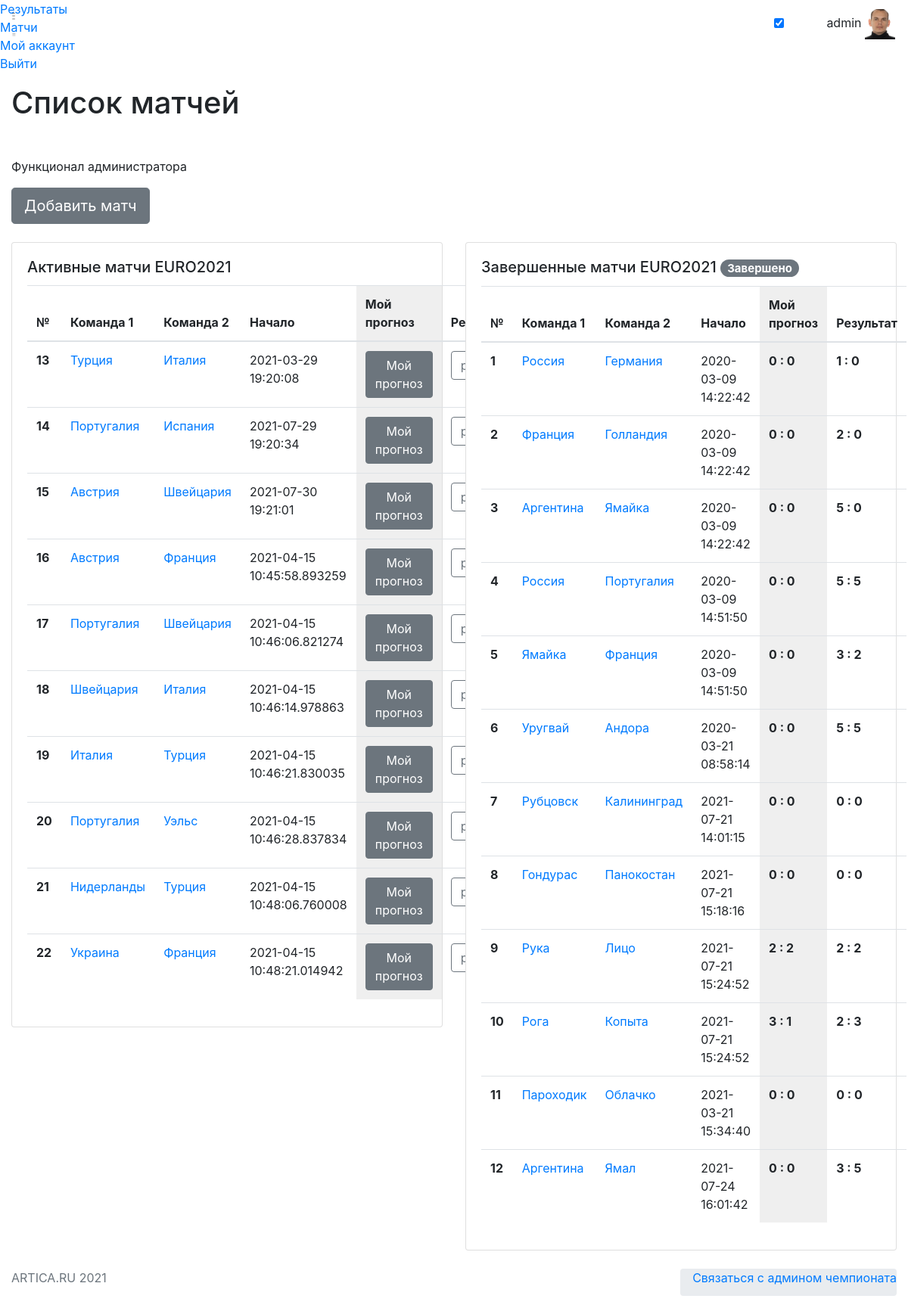
/matchs (signed in), run on the app's committed database.
### app/models.py (models this page shows, shortened)
class User(UserMixin, db.Model):
    id = db.Column(db.Integer, primary_key=True)
    username = db.Column(db.String(64), index=True, unique=True)
    email = db.Column(db.String(120), index=True, unique=True)
    password_hash = db.Column(db.String(128))
    pred = db.relationship('Bets', backref='author', lazy='dynamic')
    avatar = db.Column(db.String(128))
    about_me = db.Column(db.String(140))
    fio = db.Column(db.String(140))

class Match(db.Model):
    id = db.Column(db.Integer, primary_key=True)
    team1 = db.Column(db.String(64))
    team2 = db.Column(db.String(64))
    t1_res =  db.Column(db.Integer)
    t2_res = db.Column(db.Integer)
    timestamp = db.Column(db.DateTime, index=True, default=datetime.utcnow)
    completed = db.Column(db.Boolean, default=False)

class Bets(db.Model):
    id = db.Column(db.Integer, primary_key=True)
    match_id = db.Column(db.String(140), db.ForeignKey('match.id'))
    user_id = db.Column(db.Integer, db.ForeignKey('user.id'))
    t1_pre = db.Column(db.Integer, default=0)
    t2_pre = db.Column(db.Integer, default=0)
    comment = db.Column(db.String(140))
    timestamp = db.Column(db.DateTime, index=True, default=datetime.utcnow)
    res_scor = db.Column(db.Integer)

### app/routes.py (the view)
@app.route('/matchs', methods=['GET', 'POST'])
@login_required
def matchs():
    matchs = Match.query.all()
    bets = Bets.query.filter_by(user_id=current_user.id).all()
    return render_template('matchs.html', matchs=matchs, bets=bets)

### app/models.py (called while the page is built)
@login.user_loader
def load_user(id):
    return User.query.get(int(id))

### app/templates/matchs.html (shortened to what this page needs)
{% extends  'base.html' %}
{% block activematch %}class="active"{% endblock %}
{% block content_title %}
    Список матчей
{% endblock %}
{% block content%}
    {% if current_user.username == 'admin' %}
    <div>
        <p>Функционал администратора</p>
    <form style="padding-bottom: 20px;" action="{{ url_for('matchadd') }}">
        <button type="submit" class="btn btn-secondary btn-lg mb-1">Добавить матч</button>
    </form>
    </div>
    {% endif %}
    <div class="row">
        <div class="col-lg-6 col-md-6 mb-4">
            <div class="card">
                <div class="card-body">
                    <h5 class="card-title">Активные матчи EURO2021</h5>
                        <table  width="100%" class="table">
                            <thead>
                                <tr>
                                    <th width="5px;" scope="col">№</th>
                                    <th scope="col">Команда 1</th>
                                    <th scope="col">Команда 2</th>
                                    <th scope="col">Начало</th>
                                    <th style="background-color: #efefef;" scope="col">Мой прогноз</th>
                                    {% if current_user.username == 'admin' %}<th scope="col">Ред.</th>
                                    {% endif %}
                                </tr>
                            </thead>
                            <tbody>
                                <tr>
                    {% if current_user.username == 'admin' %}
                                {% for match in matchs %}
                                    {% if match.completed%}
                                    {%else%}
                                        <th scope="row">{{match.id}}</th>
                                        <td><a href="{{ url_for('editmatchs', match_id = match.id) }}">{{match.team1}}</a></td>
                                        <td><a href="{{ url_for('editmatchs', match_id = match.id) }}">{{match.team2}}</a></td>
                                        <td>{{match.timestamp}}</td>
                                        {%for bet in bets if bet.match_id | int == match.id | int %}
                                                <td style="background-color: #efefef;"><b>{{bet.t1_pre}} : {{bet.t2_pre}}</b> <a href="{{ url_for('editbets', match_id = match.id) }}"><span class="btn btn btn-outline-secondary btn-xs">Изменить</span></a></td>
                                        {%else%}
                                                <td style="background-color: #efefef;"><b><a href="{{ url_for('editbets', match_id = match.id) }}"><span class="btn btn btn-secondary btn-xs">Мой прогноз</span></a></td>
                                        {% endfor %}
                                        {% if current_user.username == 'admin' %}<th scope="col"><a href="{{ url_for('editmatchs', match_id = match.id) }}"><span class="btn btn btn-outline-secondary btn-xs">ред.</span></a></th>
                                        {% endif %}
                                        </tr>
                                        {% endif %}
                                        {% endfor %}
                     {% endif %}
                        </tbody>
                    </table>
                </div>
            </div>
        </div>
            <div class="col-lg-6 col-md-6 mb-4">
            <div class="card">
                <div class="card-body">
                    <h5 class="card-title">Завершенные матчи EURO2021
                                    <span class="badge badge-pill badge-secondary">Завершено</span>
                               </h5>
                        <table  width="100%" class="table">
                            <thead>
                                <tr>
                                    <th width="5px;" scope="col">№</th>
                                    <th scope="col">Команда 1</th>
                                    <th scope="col">Команда 2</th>
                                    <th scope="col">Начало</th>
                                    <th style="background-color: #efefef;" scope="col">Мой прогноз</th>
                                    <th scope="col">Результат</th>
                                </tr>
                            </thead>
                            <tbody>
                                <tr>
                    {% if current_user.username == 'admin' %}
                                {% for match in matchs %}
                                    {% if match.completed%}
                                        <th scope="row">{{match.id}}</th>
                                        <td><a href="{{ url_for('editmatchs', match_id = match.id) }}">{{match.team1}}</a></td>
                                        <td><a href="{{ url_for('editmatchs', match_id = match.id) }}">{{match.team2}}</a></td>
                                        <td>{{match.timestamp}}</td>
                                        {%for bet in bets if bet.match_id | int == match.id | int %}
                                                <td style="background-color: #efefef;"><b>{{bet.t1_pre}} : {{bet.t2_pre}}</b></td>
                                        {%else%}
                                                <td style="background-color: #efefef;"><b>0:0 (авто)</b></td>
                                        {% endfor %}
                                        <td><b>{{match.t1_res}} : {{match.t2_res}}</b></td>
                                        </tr>
                                        {% endif %}
                                        {% endfor %}
                     {% endif %}
                        </tbody>
                    </table>
                </div>
            </div>
        </div>
    </div>
{% endblock %}

### app/templates/base.html (shortened to what this page needs)
<!DOCTYPE html>
<html lang="en">
<head>
    <link rel="stylesheet" href="https://starbets.herokuapp.com/static/font/iconsmind-s/css/iconsminds.css" />
    <link rel="stylesheet" href="https://starbets.herokuapp.com/static/font/simple-line-icons/css/simple-line-icons.css" />
    <link rel="stylesheet" href="https://starbets.herokuapp.com/static/css/vendor/bootstrap.min.css" />
    <link rel="stylesheet" href="https://starbets.herokuapp.com/static/css/vendor/bootstrap.rtl.only.min.css" />
    <link rel="stylesheet" href="https://starbets.herokuapp.com/static/css/vendor/fullcalendar.min.css" />
    <link rel="stylesheet" href="https://starbets.herokuapp.com/static/css/vendor/dataTables.bootstrap4.min.css" />
    <link rel="stylesheet" href="https://starbets.herokuapp.com/static/css/vendor/datatables.responsive.bootstrap4.min.css" />
    <link rel="stylesheet" href="https://starbets.herokuapp.com/static/css/vendor/select2.min.css" />
    <link rel="stylesheet" href="https://starbets.herokuapp.com/static/css/vendor/select2-bootstrap.min.css" />
    <link rel="stylesheet" href="https://starbets.herokuapp.com/static/css/vendor/perfect-scrollbar.css" />
    <link rel="stylesheet" href="https://starbets.herokuapp.com/static/css/vendor/glide.core.min.css" />
    <link rel="stylesheet" href="https://starbets.herokuapp.com/static/css/vendor/bootstrap-stars.css" />
    <link rel="stylesheet" href="https://starbets.herokuapp.com/static/css/vendor/nouislider.min.css" />
    <link rel="stylesheet" href="https://starbets.herokuapp.com/static/css/vendor/bootstrap-datepicker3.min.css" />
    <link rel="stylesheet" href="https://starbets.herokuapp.com/static/css/vendor/component-custom-switch.min.css" />
    <link rel="stylesheet" href="https://starbets.herokuapp.com/static/css/main.css" />
</head>
<body id="app-container" class="menu-default show-spinner">
    <nav class="navbar fixed-top">
        <div class="d-flex align-items-center navbar-left">
            <a href="#" class="menu-button d-none d-md-block">
                <svg class="main" xmlns="http://www.w3.org/2000/svg" viewBox="0 0 9 17">
                    <rect x="0.48" y="0.5" width="7" height="1" />
                    <rect x="0.48" y="7.5" width="7" height="1" />
                    <rect x="0.48" y="15.5" width="7" height="1" />
                </svg>
                <svg class="sub" xmlns="http://www.w3.org/2000/svg" viewBox="0 0 18 17">
                    <rect x="1.56" y="0.5" width="16" height="1" />
                    <rect x="1.56" y="7.5" width="16" height="1" />
                    <rect x="1.56" y="15.5" width="16" height="1" />
                </svg>
            </a>
        </div>
        <div class="navbar-right">
            <div class="header-icons d-inline-block align-middle">
                <div class="d-none d-md-inline-block align-text-bottom mr-3">
                    <div class="custom-switch custom-switch-primary-inverse custom-switch-small pl-1"
                         data-toggle="tooltip" data-placement="left" title="Dark Mode">
                        <input class="custom-switch-input" id="switchDark" type="checkbox" checked>
                    </div>
                </div>
                <button class="header-icon btn btn-empty d-none d-sm-inline-block" type="button" id="fullScreenButton">
                </button>
            </div>
               {% if current_user.is_anonymous %}{% else %}
            <div class="user d-inline-block">
                <button class="btn btn-empty p-0" type="button" data-toggle="dropdown" aria-haspopup="true"
                    aria-expanded="false">
                    <span class="name">{{ current_user.username }}</span>
                    <span>
                        <img style="object-fit: cover; width: 40px; height: 40px;" alt="Profile picture" src="{{'static/'+current_user.avatar}}" />
                    </span>
                </button>
            </div>
            {% endif %}
        </div>
    </nav>
    <div class="menu">
        <div class="main-menu">
            <div class="scroll">
                <ul class="list-unstyled">
                    {% if current_user.is_anonymous %}
                    <li>
                        <a href="{{ url_for('login') }}">
                            <i class="simple-icon-login"></i> Войти
                        </a>
                    </li>
                    <li>
                        <a href="{{ url_for('register') }}">
                            <i class="simple-icon-user-follow"></i> Регистрация
                        </a>
                    </li>
                    {% else %}
                   <li  {% block active %}{% endblock %}>
                        <a href="/">
                            <span>Результаты</span>
                        </a>
                    </li>
                    <li {% block activematch %}{% endblock %}>
                        <a href="{{ url_for('matchs') }}">
                             Матчи
                        </a>
                    </li>
                    <li {% block activeacc %}{% endblock %}>
                        <a href="{{ url_for('user', username=current_user.username) }}">
                             Мой аккаунт
                        </a>
                    </li>
                    <li>
                        <a href="{{ url_for('logout') }}">
                             Выйти
                        </a>
                    </li>
                 {% endif %}
                </ul>
            </div>
        </div>
    </div>
    <main>
        <div class="container-fluid">
            <div class="row">
                <div class="col-12">
                    <h1>
                     {% block content_title %}
                     {% endblock %}
                    </h1>
                </div>
            </div>
                {% block content%}
                {% endblock %}
        </div>
    </main>
    <footer class="page-footer">
        <div class="footer-content">
            <div class="container-fluid">
                <div class="row">
                    <div class="col-12 col-sm-6">
                        <p class="mb-0 text-muted">ARTICA.RU 2021</p>
                    </div>
                    <div class="col-sm-6 d-none d-sm-block">
                        <ul class="breadcrumb pt-0 pr-0 float-right">
                            <li class="breadcrumb-item mb-0">
                                <a href="tel:+79132344444" class="btn-link">Связаться с админом чемпионата</a>
                            </li>
                        </ul>
                    </div>
                </div>
            </div>
        </div>
    </footer>
</body>
</html>

### data on the page
User: username "admin", avatar (picture)
Match: id "13", team1 "Турция", team2 "Италия", timestamp "2021-03-29 19:20:08"
Match: id "14", team1 "Португалия", team2 "Испания", timestamp "2021-07-29 19:20:34"
Match: id "15", team1 "Австрия", team2 "Швейцария", timestamp "2021-07-30 19:21:01"
Match: id "16", team1 "Австрия", team2 "Франция", timestamp "2021-04-15 10:45:58.893259"
Match: id "17", team1 "Португалия", team2 "Швейцария", timestamp "2021-04-15 10:46:06.821274"
Match: id "18", team1 "Швейцария", team2 "Италия", timestamp "2021-04-15 10:46:14.978863"
Match: id "19", team1 "Италия", team2 "Турция", timestamp "2021-04-15 10:46:21.830035"
Match: id "20", team1 "Португалия", team2 "Уэльс", timestamp "2021-04-15 10:46:28.837834"
Match: id "21", team1 "Нидерланды", team2 "Турция", timestamp "2021-04-15 10:48:06.760008"
Match: id "22", team1 "Украина", team2 "Франция", timestamp "2021-04-15 10:48:21.014942"
Match: id "1", team1 "Россия", team2 "Германия", timestamp "2020-03-09 14:22:42", t1_res "1", t2_res "0"
Bets: t1_pre "0", t2_pre "0"
Match: id "2", team1 "Франция", team2 "Голландия", timestamp "2020-03-09 14:22:42", t1_res "2", t2_res "0"
Bets: t1_pre "0", t2_pre "0"
Match: id "3", team1 "Аргентина", team2 "Ямайка", timestamp "2020-03-09 14:22:42", t1_res "5", t2_res "0"
Bets: t1_pre "0", t2_pre "0"
Match: id "4", team1 "Россия", team2 "Португалия", timestamp "2020-03-09 14:51:50", t1_res "5", t2_res "5"
Bets: t1_pre "0", t2_pre "0"
Match: id "5", team1 "Ямайка", team2 "Франция", timestamp "2020-03-09 14:51:50", t1_res "3", t2_res "2"
Bets: t1_pre "0", t2_pre "0"
Match: id "6", team1 "Уругвай", team2 "Андора", timestamp "2020-03-21 08:58:14", t1_res "5", t2_res "5"
Bets: t1_pre "0", t2_pre "0"
Match: id "7", team1 "Рубцовск", team2 "Калининград", timestamp "2021-07-21 14:01:15", t1_res "0", t2_res "0"
Bets: t1_pre "0", t2_pre "0"
Match: id "8", team1 "Гондурас", team2 "Панокостан", timestamp "2021-07-21 15:18:16", t1_res "0", t2_res "0"
Bets: t1_pre "0", t2_pre "0"
Match: id "9", team1 "Рука", team2 "Лицо", timestamp "2021-07-21 15:24:52", t1_res "2", t2_res "2"
Bets: t1_pre "2", t2_pre "2"
Match: id "10", team1 "Рога", team2 "Копыта", timestamp "2021-07-21 15:24:52", t1_res "2", t2_res "3"
Bets: t1_pre "3", t2_pre "1"
Match: id "11", team1 "Пароходик", team2 "Облачко", timestamp "2021-03-21 15:34:40", t1_res "0", t2_res "0"
Bets: t1_pre "0", t2_pre "0"
Match: id "12", team1 "Аргентина", team2 "Ямал", timestamp "2021-07-24 16:01:42", t1_res "3", t2_res "5"
Bets: t1_pre "0", t2_pre "0"
